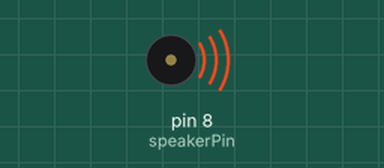
Bench run of a sketch on a simulated Arduino Uno, built with avr-gcc and run on an emulated ATmega328P. On the bench: buzzer (waves = sounding).

Above: at 0.1 s.
At 5.4 s:
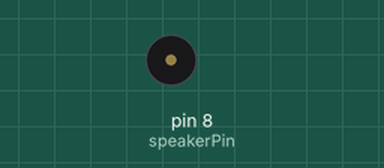
Timing chart, 0 to 6.7 s (numbered marks = the images above):
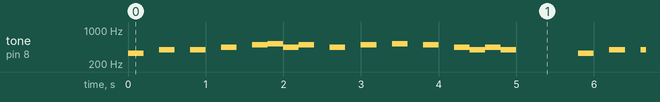

The sketch:

Opdracht_13b.ino
```cpp
int speakerPin = 8;
void setup() {
  pinMode(speakerPin, OUTPUT);
}

void loop() {
  tone(speakerPin, 330, 200); delay(400);
  tone(speakerPin, 392, 200); delay(400);
  tone(speakerPin, 392, 200); delay(400);
  tone(speakerPin, 440, 200); delay(400);
  tone(speakerPin, 493, 200); delay(200);
  tone(speakerPin, 523, 200); delay(200);
  tone(speakerPin, 440, 200); delay(200);
  tone(speakerPin, 493, 200); delay(400);
  tone(speakerPin, 440, 200); delay(400);
  tone(speakerPin, 493, 200); delay(400);
  tone(speakerPin, 523, 200); delay(400);
  tone(speakerPin, 493, 200); delay(400);
  tone(speakerPin, 440, 200); delay(200);
  tone(speakerPin, 392, 200); delay(200);
  tone(speakerPin, 440, 200); delay(200);
  tone(speakerPin, 392, 200); delay(1000);
}
```

Measured:
- by itself, tone on pin 8 (speakerPin): plays 330 Hz for 0.20 s, 392 Hz for 0.20 s, 392 Hz for 0.20 s, 440 Hz for 0.20 s, 493 Hz for 0.20 s, 523 Hz for 0.20 s … (360 notes in this stretch)
